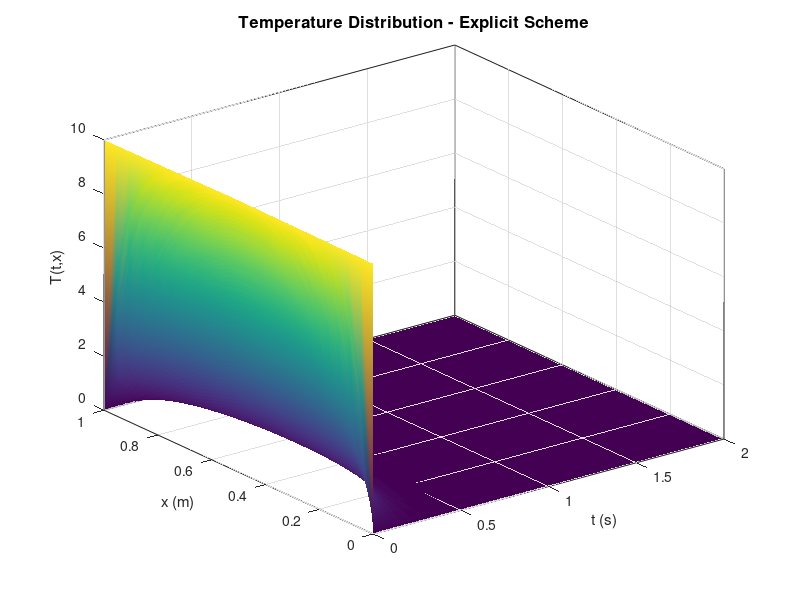

This figure's MATLAB source: (Note: this script raises an error after producing the figure.)
clear
clc

% --- CFD Exercise 5.1 ---
%      --- Part 1 ---
%    (Explicit Scheme)
% Solution script (using ThomasAlgorithmTriInput.m)
%
% -----------------------------
% --- 1D DIFFUSION EQUATION ---
% -----------------------------
% Equation: dT/dt = D * d2T/dx2 , D = {(t,x): 0<t<T, 0<x<L}
% Initial Condition  (t=0): T(0,x) = f(x) = 10
% Boundary Condition (x=0): T(t,0) = g(t) = 0
% Boundary Condition (x=L): T(t,L) = h(t) = 0
% -----------------------------
%
% --------------------------------
% --- DEFINITION OF PARAMETERS ---
% --------------------------------
% --- Defintion of equation & boundary parameters ---
L    = 1;
Tmax = 2;
D    = 1;
% --- Definition of number of nodes ---
% Equally spaced spatial grid (Nx):
Nx = 23;
% Equally spaced time    grid (Nt):
Nt = 2000;
% --- Definition of computational grid ---
x = linspace(0,L,Nx);
t = linspace(0,Tmax,Nt);
[T,X] = meshgrid(t,x);
% Measures of spatial and time divisions:
dx = L/(Nx-1);
dt = Tmax/(Nt-1);
% Stability parameter definition:
lamda = D*dt/(dx^2);
% Print grid initialization on terminal:
fprintf('--- Grid Definition ---\n');
fprintf('Number of spatial nodes: Nx = %d\n',Nx);
fprintf('Number of time    nodes: Nt = %d\n',Nt);
fprintf('Spatial grid step size : dx = %d\n',dx);
fprintf('Time    grid step size : dt = %d\n',dt);
fprintf('--- Diffusion Constant ---\n');
fprintf('D = %d\n',D);
fprintf('--- Domain Boundaries ---\n');
fprintf('L    = %d m\n',L);
fprintf('Tmax = %d s\n',Tmax);
% Numerical Scheme Stability Check:
fprintf('--- Explicit Scheme Stability ---\n');
if(lamda >= 0.5)
    fprintf('Stability parameter λ = %.4f >= 0.5\n',lamda);
    fprintf('Explicit Scheme is unstable.\n');
else
    fprintf('Stability parameter λ = %.4f < 0.5\n',lamda);
    fprintf('Explicit Scheme is stable.\n');
end
%
% ----------------------------
% --- SOLUTION OF I.B.V.P. ---
% ----------------------------
% --- Initializations ---
% Matrices for node values contain time nodes (n) as rows and
% space nodes (i) as columns.
T_EX = zeros(Nt,Nx);
%
% --- Initial & Boundary Conditions ---
% Initial  condition (t=0, n=1):
T_EX(1,:) = 10;
% Boundary condition (x=0, i=1):
T_EX(2:Nt,1) = 0;
% Boundary condition (x=L, i=Nx):
T_EX(2:Nt,Nx) = 0;
%
% --------------------------------
% --- Explicit Scheme Solution ---
% --------------------------------
for n = 1 : Nt-1
    for i = 2 : Nx-1
        T_EX(n+1,i) = lamda*T_EX(n,i-1)+(1-2*lamda)*T_EX(n,i)+...
                                                lamda*T_EX(n,i+1);
    end
end
%
% -------------------------------------------
% --- GRAPHS FOR TEMPERATURE DISTRIBUTION ---
% -------------------------------------------
str_title1 = 'Temperature Distribution - Explicit Scheme';
str_title2 = 'Temperature Spatial Profile - Explicit Scheme';
str_title3 = 'Temperature Time Profile - Explicit Scheme';
str_sub   = sprintf(['(N_x=%d spatial nodes, N_t=%d time nodes,' ...
                            'D = %.2f, λ = %.4f)'], Nx, Nt, D, lamda);
%
% --------------------------------------------------
% --- Figure 1: Temperature T(t,x) Surface Graph ---
% --------------------------------------------------
figure(1);
surf(t, x, T_EX');
zlim([min(T_EX(:)) 10]); % Dynamic z-limit to show negative oscillations.
shading interp; grid on; box on; colormap default;
xlabel('t (s)'); ylabel('x (m)'); zlabel('T(t,x)');
title({str_title1}, 'FontSize', 12, 'FontWeight', 'bold');
subtitle({str_sub}, 'FontSize', 10, 'FontWeight', 'bold');
view([220 30]);
hold on;
mesh(T, X, T_EX', ...
     'FaceColor', 'none', 'LineWidth', 0.8, ...
                'EdgeColor', 'k', 'EdgeAlpha', 0.5);
hold off;
%
% ---------------------------------------------------
% --- Figure 2: Temperature spatial profile Graph ---
% ---------------------------------------------------
figure(2);
hold on; box on; grid on;
% Setup Line Colors
line_colors = lines(Nt); 
% Initialize arrays to store Legend Info
legend_handles = []; % To store the plot objects for the legend
legend_strings = {}; % To store the text "t = ..."
for n = 1 : Nt
    % Plot the line with its specific color
    h = plot(x, T_EX(n,:), ...
             'LineWidth', 0.1, ...
             'Color', line_colors(n,:));
    legend_handles(end+1) = h;
    legend_strings{end+1} = sprintf('t = %.3f s', t(n));
end
% Create the Legend Box
lgd = legend(legend_handles, legend_strings, 'Location', 'EastOutside');
title(lgd, 'Time (s)');      % Add a title to the legend box
lgd.FontSize = 3;
% Graph Formatting
xlabel('x (m)'); ylabel('Temperature T(t,x)');
title({str_title2}, 'FontSize', 12, 'FontWeight', 'bold');
subtitle({str_sub}, 'FontSize', 10, 'FontWeight', 'bold');
xlim([0 L]); ylim([-1 10]);
%
% ------------------------------------------------
% --- Figure 3: Temperature time profile Graph ---
% ------------------------------------------------
figure(3);
hold on; box on; grid on;
% Setup Line Colors
line_colors = lines(Nx); 
% Initialize arrays to store Legend Info
legend_handles = []; % To store the plot objects for the legend
legend_strings = {}; % To store the text "t = ..."
for i = 1 : Nx
    % Plot the line with its specific color
    h = plot(t, T_EX(:,i)', ...
             'LineWidth', 0.1, ...
             'Color', line_colors(i,:));
    legend_handles(end+1) = h;
    legend_strings{end+1} = sprintf('x = %.3f m', x(i));
end
% Create the Legend Box
lgd = legend(legend_handles, legend_strings, 'Location', 'EastOutside');
title(lgd, 'Position x (m)');      % Add a title to the legend box
lgd.FontSize = 3;
% Graph Formatting
xlabel('t (s)'); ylabel('Temperature T(t,x)');
title({str_title3}, 'FontSize', 12, 'FontWeight', 'bold');
subtitle({str_sub}, 'FontSize', 10, 'FontWeight', 'bold');
xlim([0 Tmax]); ylim([-1 10]);
%
% ---------------------------------------
% --- ARITHMETIC DATA IN TABLE FORMAT ---
% ---------------------------------------
mid = ceil(Nx/2);
fprintf('-------------------------------------------\n');
fprintf('--- ARITHMETIC RESULTS (Explicit Scheme) ---\n');
fprintf('Central Node T(t, x=%.2f)\n', x(mid));
fprintf('Time(s) \t Temperature\n');
for n = 1:10
    fprintf('%.4f \t \t %.4f\n', t(n), T_EX(n, mid));
end
fprintf('... \t \t ...\n');
for n = Nt-9:Nt
    fprintf('%.4f \t \t %.4f\n', t(n), T_EX(n, mid));
end
fprintf('-------------------------------------------\n');
fprintf('Left Node T(t, x=%.2f)\n', x(1));
fprintf('Time(s) \t Temperature\n');
for n = 1:10
    fprintf('%.4f \t \t %.4f\n', t(n), T_EX(n, 1));
end
fprintf('... \t \t ...\n');
for n = Nt-9:Nt
    fprintf('%.4f \t \t %.4f\n', t(n), T_EX(n, 1));
end
fprintf('-------------------------------------------\n');

%
% End of script.
